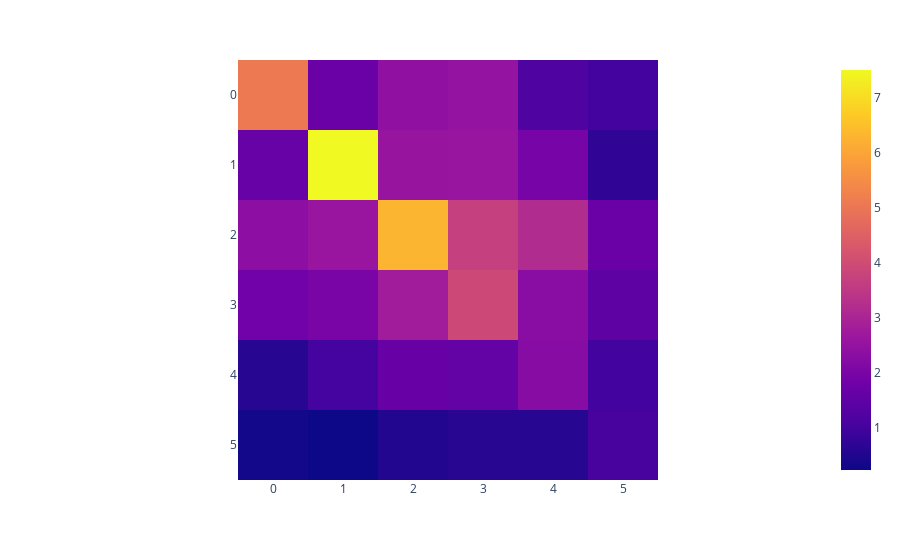

Notebook cell for this chart:
### Code cell
home_weight = 1.0
work_weight = 1.0
school_weight = 0.0 #Schools are closed during ENTIRE period.
other_weight = 1.0

age_mixing_matrix = home_weight * mixing_matrix_home.drop(['Unnamed: 0'],axis=1).to_numpy() + work_weight * mixing_matrix_work.drop(['Unnamed: 0'],axis=1).to_numpy() + school_weight * mixing_matrix_school.drop(['Unnamed: 0'],axis=1).to_numpy() + other_weight * mixing_matrix_other.drop(['Unnamed: 0'],axis=1).to_numpy()
print(age_mixing_matrix.shape)
px.imshow(age_mixing_matrix)

### Figure 1 — Plotly figure (JSON) as saved in the notebook; plotly's stock layout.template omitted (floating-point values rounded to 4 significant figures)
{"data": [{"coloraxis": "coloraxis", "hovertemplate": "x: %{x}<br>y: %{y}<br>color: %{z}<extra></extra>", "name": "0", "type": "heatmap", "xaxis": "x", "yaxis": "y", "z": [[5.087, 1.708, 2.419, 2.504, 1.208, 1.01], [1.63, 7.51, 2.56, 2.579, 1.943, 0.7257], [2.344, 2.6, 6.3, 3.684, 3.178, 1.71], [1.839, 1.985, 2.793, 3.908, 2.293, 1.48], [0.609, 1.026, 1.653, 1.574, 2.241, 0.9922], [0.3103, 0.2338, 0.5425, 0.6194, 0.6051, 1.082]]}], "layout": {"coloraxis": {"colorscale": [[0, "#0d0887"], [0.1111, "#46039f"], [0.2222, "#7201a8"], [0.3333, "#9c179e"], [0.4444, "#bd3786"], [0.5556, "#d8576b"], [0.6667, "#ed7953"], [0.7778, "#fb9f3a"], [0.8889, "#fdca26"], [1, "#f0f921"]]}, "margin": {"t": 60}, "xaxis": {"anchor": "y", "constrain": "domain", "domain": [0, 1], "scaleanchor": "y"}, "yaxis": {"anchor": "x", "autorange": "reversed", "constrain": "domain", "domain": [0, 1]}}}
